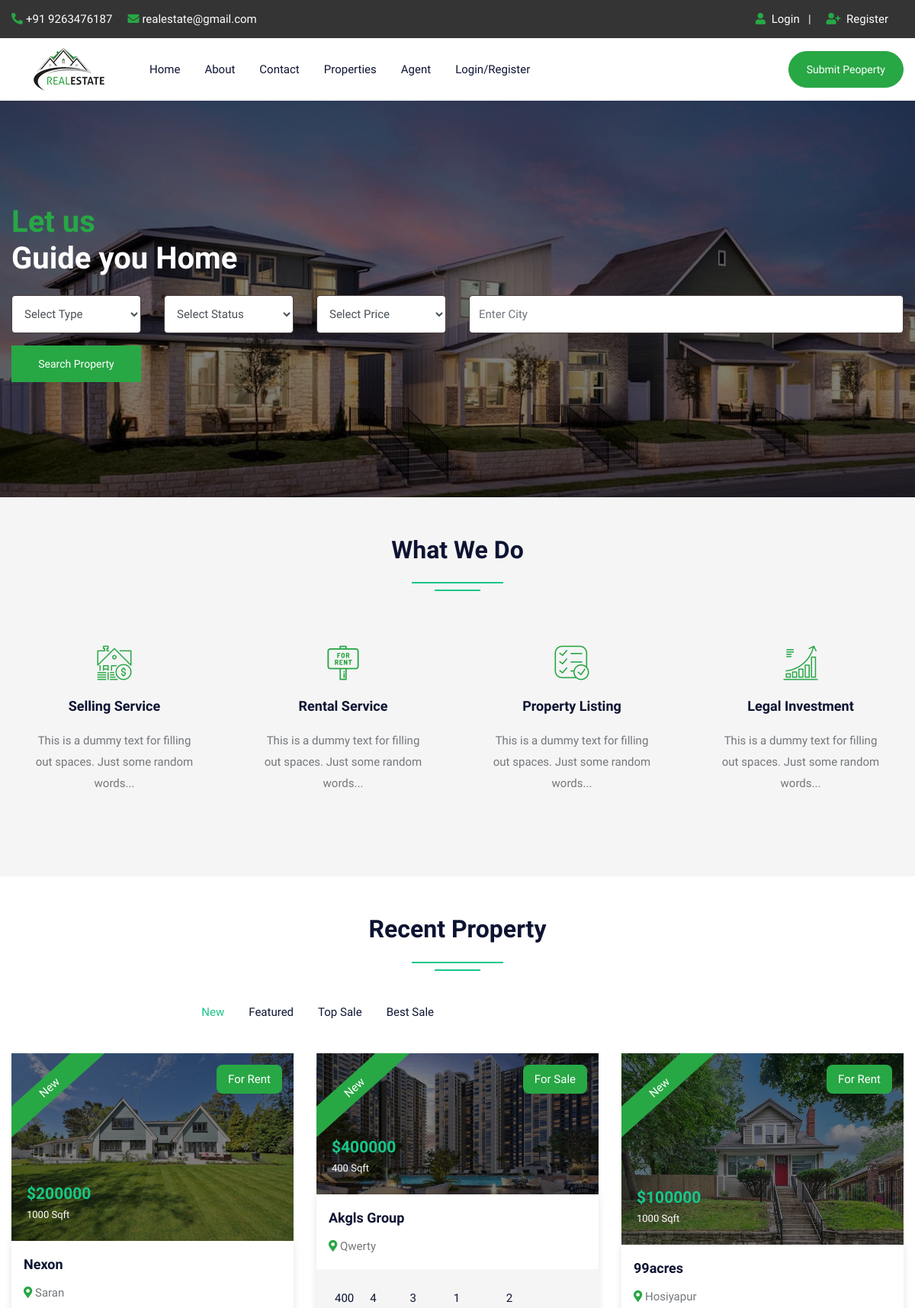
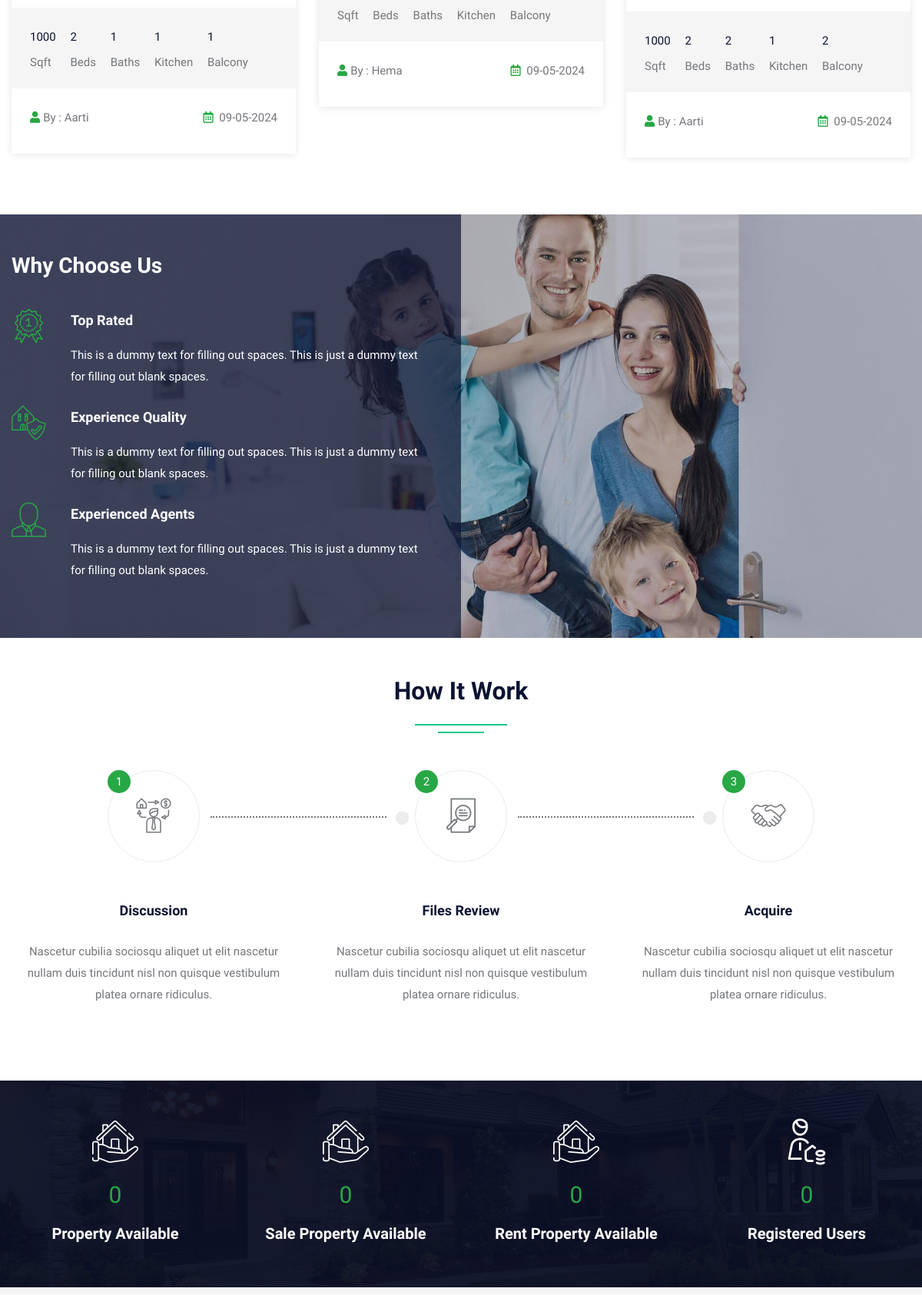
The page / (upper part) on the database its author committed (2 pictures, top to bottom).
### tables this page shows
CREATE TABLE `property` (
  `pid` int(50) NOT NULL,
  `title` varchar(200) NOT NULL,
  `pcontent` longtext NOT NULL,
  `type` varchar(100) NOT NULL,
  `bhk` varchar(50) NOT NULL,
  `stype` varchar(100) NOT NULL,
  `bedroom` int(50) NOT NULL,
  `bathroom` int(50) NOT NULL,
  `balcony` int(50) NOT NULL,
  `kitchen` int(50) NOT NULL,
  `hall` int(50) NOT NULL,
  `floor` varchar(50) NOT NULL,
  `size` int(50) NOT NULL,
  `price` int(50) NOT NULL,
  `location` varchar(200) NOT NULL,
  `city` varchar(100) NOT NULL,
  `state` varchar(100) NOT NULL,
  `feature` longtext NOT NULL,
  `pimage` varchar(300) NOT NULL,
  `pimage1` varchar(300) NOT NULL,
  `pimage2` varchar(300) NOT NULL,
  `pimage3` varchar(300) NOT NULL,
  `pimage4` varchar(300) NOT NULL,
  `uid` int(50) NOT NULL,
  `status` varchar(50) NOT NULL,
  `mapimage` varchar(300) NOT NULL,
  `topmapimage` varchar(300) NOT NULL,
  `groundmapimage` varchar(300) NOT NULL,
  `totalfloor` varchar(50) NOT NULL,
  `date` datetime NOT NULL DEFAULT current_timestamp(),
  `isFeatured` int(11) DEFAULT NULL
);

CREATE TABLE `user` (
  `uid` int(50) NOT NULL,
  `uname` varchar(100) NOT NULL,
  `uemail` varchar(100) NOT NULL,
  `uphone` varchar(20) NOT NULL,
  `upass` varchar(255) NOT NULL,
  `utype` varchar(50) NOT NULL,
  `uimage` varchar(300) NOT NULL
);

### index.php (the view, shortened to what the rows shown need)
<!DOCTYPE html>
<html lang="en">
<head>
    <link rel="stylesheet" type="text/css" href="css/bootstrap.min.css">
    <link rel="stylesheet" type="text/css" href="css/bootstrap-slider.css">
    <link rel="stylesheet" type="text/css" href="css/jquery-ui.css">
    <link rel="stylesheet" type="text/css" href="css/layerslider.css">
    <link rel="stylesheet" type="text/css" href="css/color.css" id="color-change">
    <link rel="stylesheet" type="text/css" href="css/owl.carousel.min.css">
    <link rel="stylesheet" type="text/css" href="css/font-awesome.min.css">
    <link rel="stylesheet" type="text/css" href="fonts/flaticon/flaticon.css">
    <link rel="stylesheet" type="text/css" href="css/style.css">
</head>
<body>
    <div id="page-wrapper">
        <div class="row">
            <?php include ("include/header.php"); ?>
            <div class="overlay-black w-100 slider-banner1 position-relative"
                style="background-image: url('images/banner/rshmpg.jpg'); background-size: cover; background-position: center center; background-repeat: no-repeat;">
                <div class="container h-100">
                    <div class="row h-100 align-items-center">
                        <div class="col-lg-12">
                            <div class="text-white">
                                <h1 class="mb-4"><span class="text-success">Let us</span><br>
                                    Guide you Home</h1>
                            </div>
                        </div>
                    </div>
                </div>
            </div>
            <div class="full-row bg-gray">
                <div class="container">
                    <div class="row">
                        <div class="col-lg-12">
                            <h2 class="text-secondary double-down-line text-center mb-5">What We Do</h2>
                        </div>
                    </div>
                </div>
            </div>
            <div class="full-row">
                <div class="container">
                    <div class="row">
                        <div class="col-md-12">
                            <h2 class="text-secondary double-down-line text-center mb-4">Recent Property</h2>
                        </div>
                        <div class="col-md-12">
                            <div class="tab-content mt-4" id="pills-tabContent">
                                <div class="tab-pane fade show active" id="pills-home" role="tabpanel"
                                    aria-labelledby="pills-home">
                                    <div class="row">
                                        <?php
                                        $sql = "SELECT property.*, user.uname,user.utype,user.uimage FROM `property`,`user` WHERE property.uid=user.uid ORDER BY date DESC LIMIT 9";
                                        $query = mysqli_query($conn, $sql);
                                        while ($row = mysqli_fetch_array($query)) {
                                            ?>
                                            <div class="col-md-6 col-lg-4">
                                                <div class="featured-thumb hover-zoomer mb-4">
                                                    <div class="overlay-black overflow-hidden position-relative"> <img
                                                            src="admin/property/<?php echo $row['pimage']; ?>" alt="pimage">
                                                        <div class="featured bg-success text-white">New</div>
                                                        <div class="sale bg-success text-white text-capitalize">For
                                                            <?php echo $row['stype']; ?></div>
                                                        <div class="price text-primary"><b>$<?php echo $row['price']; ?>
                                                            </b><span class="text-white"><?php echo $row['size']; ?>
                                                                Sqft</span></div>
                                                    </div>
                                                    <div class="featured-thumb-data shadow-one">
                                                        <div class="p-3">
                                                            <h5
                                                                class="text-secondary hover-text-success mb-2 text-capitalize">
                                                                <a
                                                                    href="propertydetail.php?pid=<?php echo $row['pid']; ?>"><?php echo $row['title']; ?></a>
                                                            </h5>
                                                            <span class="location text-capitalize"><i
                                                                    class="fas fa-map-marker-alt text-success"></i>
                                                                <?php echo $row['location']; ?></span>
                                                        </div>
                                                        <div class="bg-gray quantity px-4 pt-4">
                                                            <ul>
                                                                <li><span><?php echo $row['size']; ?></span> Sqft</li>
                                                                <li><span><?php echo $row['bedroom']; ?></span> Beds</li>
                                                                <li><span><?php echo $row['bathroom']; ?></span> Baths</li>
                                                                <li><span><?php echo $row['kitchen']; ?></span> Kitchen</li>
                                                                <li><span><?php echo $row['balcony']; ?></span> Balcony</li>
                                                            </ul>
                                                        </div>
                                                        <div class="p-4 d-inline-block w-100">
                                                            <div class="float-left text-capitalize"><i
                                                                    class="fas fa-user text-success mr-1"></i>By :
                                                                <?php echo $row['uname']; ?></div>
                                                            <div class="float-right"><i
                                                                    class="far fa-calendar-alt text-success mr-1"></i>
                                                                <?php echo date('d-m-Y', strtotime($row['date'])); ?></div>
                                                        </div>
                                                    </div>
                                                </div>
                                            </div>
                                        <?php } ?>
                                    </div>
                                </div>
                            </div>
                        </div>
                    </div>
                </div>
            </div>
            <div class="full-row">
                <div class="container">
                    <div class="row">
                        <div class="col-lg-12">
                            <h2 class="text-secondary double-down-line text-center mb-5">How It Work</h2>
                        </div>
                    </div>
                </div>
            </div>
        </div>
    </div>
</body>
</html>

### rows shown on the page
property: pimage (picture), stype "Rent", price "200000", size "1000", title "Nexon", location "Saran", bedroom "2", bathroom "1", kitchen "1", balcony "1", uid.uname "Aarti", date "09-05-2024"
property: pimage (picture), stype "Sale", price "400000", size "400", title "Akgls Group", location "Qwerty", bedroom "4", bathroom "3", kitchen "1", balcony "2", uid.uname "Hema", date "09-05-2024"
property: pimage (picture), stype "Rent", price "100000", size "1000", title "99acres", location "Hosiyapur", bedroom "2", bathroom "2", kitchen "1", balcony "2", uid.uname "Aarti", date "09-05-2024"
